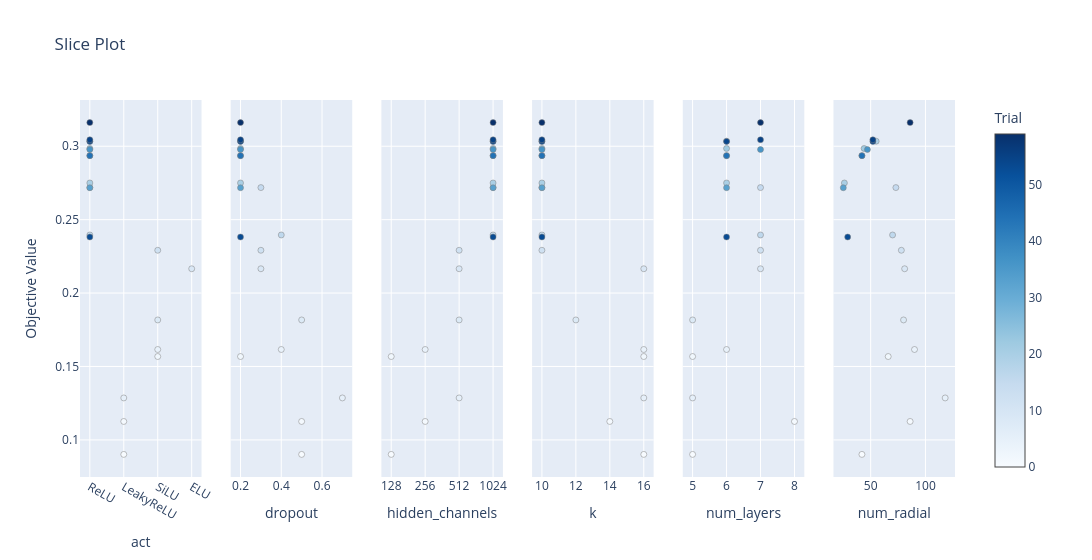

The cell this chart's notebook holds for it:
### Code cell
optuna.visualization.plot_slice(study).show()

### Figure 1 — Plotly figure (JSON) as saved in the notebook; plotly's stock layout.template omitted (floating-point values rounded to 4 significant figures)
{"data": [{"marker": {"color": [0, 1, 2, 4, 5, 8, 9, 12, 15, 16, 19, 20, 22, 23, 33, 36, 44, 53, 54, 55, 59], "colorbar": {"title": {"text": "Trial"}, "x": 1, "xpad": 40}, "colorscale": [[0, "rgb(247,251,255)"], [0.125, "rgb(222,235,247)"], [0.25, "rgb(198,219,239)"], [0.375, "rgb(158,202,225)"], [0.5, "rgb(107,174,214)"], [0.625, "rgb(66,146,198)"], [0.75, "rgb(33,113,181)"], [0.875, "rgb(8,81,156)"], [1, "rgb(8,48,107)"]], "line": {"color": "Grey", "width": 0.5}, "showscale": true}, "mode": "markers", "name": "Feasible Trial", "showlegend": false, "type": "scatter", "x": ["LeakyReLU", "LeakyReLU", "SiLU", "SiLU", "LeakyReLU", "SiLU", "ELU", "SiLU", "ReLU", "ReLU", "ReLU", "ReLU", "ReLU", "ReLU", "ReLU", "ReLU", "ReLU", "ReLU", "ReLU", "ReLU", "ReLU"], "xaxis": "x", "y": [0.09012, 0.1126, 0.1568, 0.1616, 0.1286, 0.1817, 0.2166, 0.2291, 0.2718, 0.2396, 0.3034, 0.275, 0.2985, 0.2936, 0.2717, 0.2978, 0.2936, 0.2382, 0.3033, 0.3044, 0.3161], "yaxis": "y"}, {"marker": {"color": [0, 1, 2, 4, 5, 8, 9, 12, 15, 16, 19, 20, 22, 23, 33, 36, 44, 53, 54, 55, 59], "colorbar": {"title": {"text": "Trial"}, "x": 1, "xpad": 40}, "colorscale": [[0, "rgb(247,251,255)"], [0.125, "rgb(222,235,247)"], [0.25, "rgb(198,219,239)"], [0.375, "rgb(158,202,225)"], [0.5, "rgb(107,174,214)"], [0.625, "rgb(66,146,198)"], [0.75, "rgb(33,113,181)"], [0.875, "rgb(8,81,156)"], [1, "rgb(8,48,107)"]], "line": {"color": "Grey", "width": 0.5}, "showscale": false}, "mode": "markers", "name": "Feasible Trial", "showlegend": false, "type": "scatter", "x": [0.5, 0.5, 0.2, 0.4, 0.7, 0.5, 0.3, 0.3, 0.3, 0.4, 0.2, 0.2, 0.2, 0.2, 0.2, 0.2, 0.2, 0.2, 0.2, 0.2, 0.2], "xaxis": "x2", "y": [0.09012, 0.1126, 0.1568, 0.1616, 0.1286, 0.1817, 0.2166, 0.2291, 0.2718, 0.2396, 0.3034, 0.275, 0.2985, 0.2936, 0.2717, 0.2978, 0.2936, 0.2382, 0.3033, 0.3044, 0.3161], "yaxis": "y2"}, {"marker": {"color": [0, 1, 2, 4, 5, 8, 9, 12, 15, 16, 19, 20, 22, 23, 33, 36, 44, 53, 54, 55, 59], "colorbar": {"title": {"text": "Trial"}, "x": 1, "xpad": 40}, "colorscale": [[0, "rgb(247,251,255)"], [0.125, "rgb(222,235,247)"], [0.25, "rgb(198,219,239)"], [0.375, "rgb(158,202,225)"], [0.5, "rgb(107,174,214)"], [0.625, "rgb(66,146,198)"], [0.75, "rgb(33,113,181)"], [0.875, "rgb(8,81,156)"], [1, "rgb(8,48,107)"]], "line": {"color": "Grey", "width": 0.5}, "showscale": false}, "mode": "markers", "name": "Feasible Trial", "showlegend": false, "type": "scatter", "x": [128, 256, 128, 256, 512, 512, 512, 512, 1024, 1024, 1024, 1024, 1024, 1024, 1024, 1024, 1024, 1024, 1024, 1024, 1024], "xaxis": "x3", "y": [0.09012, 0.1126, 0.1568, 0.1616, 0.1286, 0.1817, 0.2166, 0.2291, 0.2718, 0.2396, 0.3034, 0.275, 0.2985, 0.2936, 0.2717, 0.2978, 0.2936, 0.2382, 0.3033, 0.3044, 0.3161], "yaxis": "y3"}, {"marker": {"color": [0, 1, 2, 4, 5, 8, 9, 12, 15, 16, 19, 20, 22, 23, 33, 36, 44, 53, 54, 55, 59], "colorbar": {"title": {"text": "Trial"}, "x": 1, "xpad": 40}, "colorscale": [[0, "rgb(247,251,255)"], [0.125, "rgb(222,235,247)"], [0.25, "rgb(198,219,239)"], [0.375, "rgb(158,202,225)"], [0.5, "rgb(107,174,214)"], [0.625, "rgb(66,146,198)"], [0.75, "rgb(33,113,181)"], [0.875, "rgb(8,81,156)"], [1, "rgb(8,48,107)"]], "line": {"color": "Grey", "width": 0.5}, "showscale": false}, "mode": "markers", "name": "Feasible Trial", "showlegend": false, "type": "scatter", "x": [16, 14, 16, 16, 16, 12, 16, 10, 10, 10, 10, 10, 10, 10, 10, 10, 10, 10, 10, 10, 10], "xaxis": "x4", "y": [0.09012, 0.1126, 0.1568, 0.1616, 0.1286, 0.1817, 0.2166, 0.2291, 0.2718, 0.2396, 0.3034, 0.275, 0.2985, 0.2936, 0.2717, 0.2978, 0.2936, 0.2382, 0.3033, 0.3044, 0.3161], "yaxis": "y4"}, {"marker": {"color": [0, 1, 2, 4, 5, 8, 9, 12, 15, 16, 19, 20, 22, 23, 33, 36, 44, 53, 54, 55, 59], "colorbar": {"title": {"text": "Trial"}, "x": 1, "xpad": 40}, "colorscale": [[0, "rgb(247,251,255)"], [0.125, "rgb(222,235,247)"], [0.25, "rgb(198,219,239)"], [0.375, "rgb(158,202,225)"], [0.5, "rgb(107,174,214)"], [0.625, "rgb(66,146,198)"], [0.75, "rgb(33,113,181)"], [0.875, "rgb(8,81,156)"], [1, "rgb(8,48,107)"]], "line": {"color": "Grey", "width": 0.5}, "showscale": false}, "mode": "markers", "name": "Feasible Trial", "showlegend": false, "type": "scatter", "x": [5, 8, 5, 6, 5, 5, 7, 7, 7, 7, 6, 6, 6, 6, 6, 7, 6, 6, 6, 7, 7], "xaxis": "x5", "y": [0.09012, 0.1126, 0.1568, 0.1616, 0.1286, 0.1817, 0.2166, 0.2291, 0.2718, 0.2396, 0.3034, 0.275, 0.2985, 0.2936, 0.2717, 0.2978, 0.2936, 0.2382, 0.3033, 0.3044, 0.3161], "yaxis": "y5"}, {"marker": {"color": [0, 1, 2, 4, 5, 8, 9, 12, 15, 16, 19, 20, 22, 23, 33, 36, 44, 53, 54, 55, 59], "colorbar": {"title": {"text": "Trial"}, "x": 1, "xpad": 40}, "colorscale": [[0, "rgb(247,251,255)"], [0.125, "rgb(222,235,247)"], [0.25, "rgb(198,219,239)"], [0.375, "rgb(158,202,225)"], [0.5, "rgb(107,174,214)"], [0.625, "rgb(66,146,198)"], [0.75, "rgb(33,113,181)"], [0.875, "rgb(8,81,156)"], [1, "rgb(8,48,107)"]], "line": {"color": "Grey", "width": 0.5}, "showscale": false}, "mode": "markers", "name": "Feasible Trial", "showlegend": false, "type": "scatter", "x": [42, 86, 66, 90, 118, 80, 81, 78, 73, 70, 55, 26, 44, 42, 25, 47, 42, 29, 52, 52, 86], "xaxis": "x6", "y": [0.09012, 0.1126, 0.1568, 0.1616, 0.1286, 0.1817, 0.2166, 0.2291, 0.2718, 0.2396, 0.3034, 0.275, 0.2985, 0.2936, 0.2717, 0.2978, 0.2936, 0.2382, 0.3033, 0.3044, 0.3161], "yaxis": "y6"}], "layout": {"title": {"text": "Slice Plot"}, "width": 1800, "xaxis": {"anchor": "y", "categoryarray": ["ReLU", "LeakyReLU", "SiLU", "ELU"], "categoryorder": "array", "domain": [0, 0.1389], "title": {"text": "act"}, "type": "category"}, "xaxis2": {"anchor": "y2", "domain": [0.1722, 0.3111], "title": {"text": "dropout"}}, "xaxis3": {"anchor": "y3", "categoryarray": [64, 128, 256, 512, 1024], "categoryorder": "array", "domain": [0.3444, 0.4833], "title": {"text": "hidden_channels"}, "type": "category"}, "xaxis4": {"anchor": "y4", "domain": [0.5167, 0.6556], "title": {"text": "k"}}, "xaxis5": {"anchor": "y5", "domain": [0.6889, 0.8278], "title": {"text": "num_layers"}}, "xaxis6": {"anchor": "y6", "domain": [0.8611, 1], "title": {"text": "num_radial"}}, "yaxis": {"anchor": "x", "domain": [0, 1], "title": {"text": "Objective Value"}}, "yaxis2": {"anchor": "x2", "domain": [0, 1], "matches": "y", "showticklabels": false}, "yaxis3": {"anchor": "x3", "domain": [0, 1], "matches": "y", "showticklabels": false}, "yaxis4": {"anchor": "x4", "domain": [0, 1], "matches": "y", "showticklabels": false}, "yaxis5": {"anchor": "x5", "domain": [0, 1], "matches": "y", "showticklabels": false}, "yaxis6": {"anchor": "x6", "domain": [0, 1], "matches": "y", "showticklabels": false}}}
